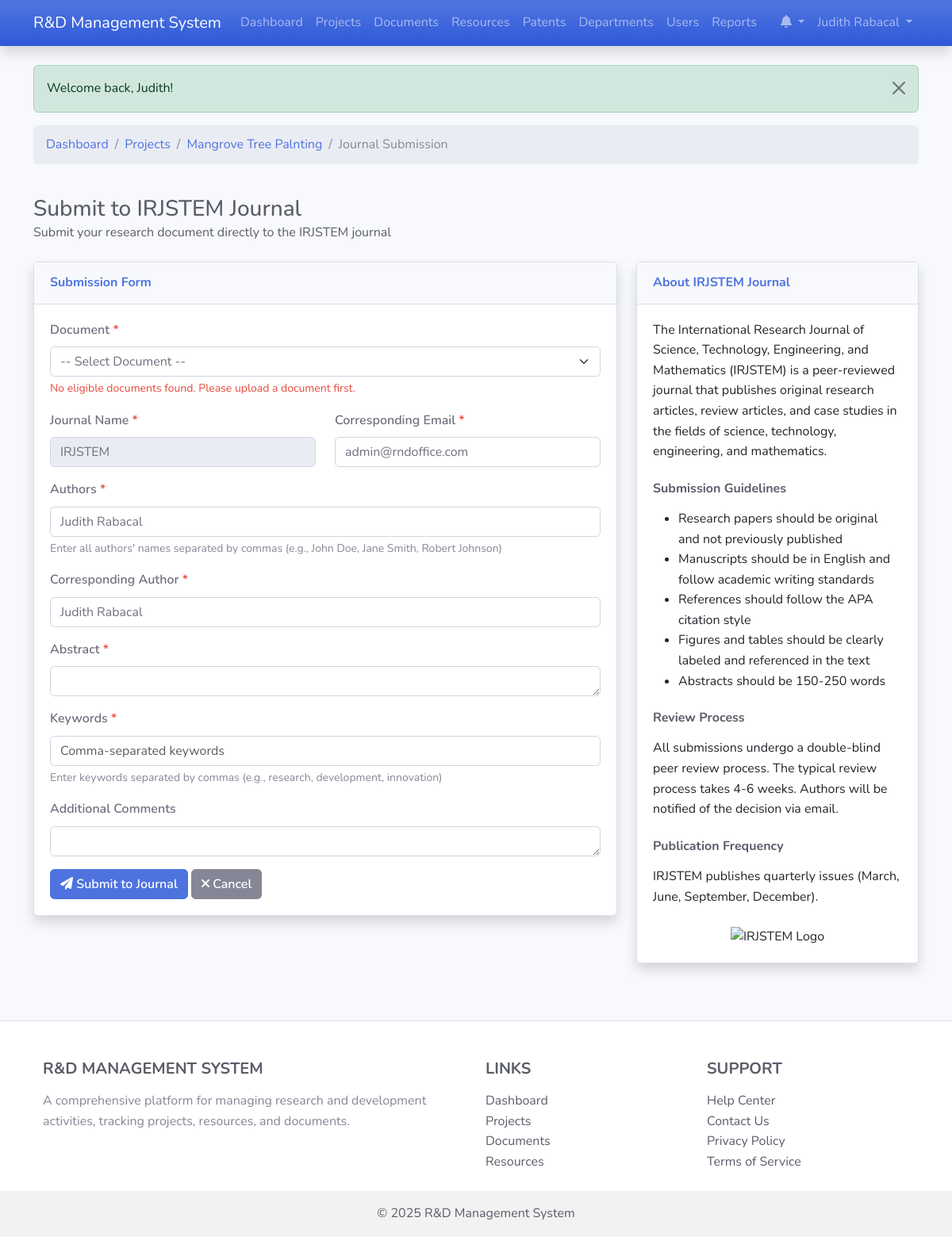
Screenshot of /journal_submission.php?project_id=1 (signed in) with the database file from the repository.
### tables this page shows
CREATE TABLE `users` (
  `id` int(11) NOT NULL,
  `username` varchar(50) NOT NULL,
  `password` varchar(255) NOT NULL,
  `email` varchar(100) NOT NULL,
  `first_name` varchar(50) NOT NULL,
  `last_name` varchar(50) NOT NULL,
  `role_id` int(11) NOT NULL,
  `department_id` int(11) DEFAULT NULL,
  `is_active` tinyint(1) DEFAULT 1,
  `last_login` datetime DEFAULT NULL,
  `created_at` timestamp NOT NULL DEFAULT current_timestamp(),
  `updated_at` timestamp NOT NULL DEFAULT current_timestamp() ON UPDATE current_timestamp()
);

CREATE TABLE `projects` (
  `id` int(11) NOT NULL,
  `title` varchar(100) NOT NULL,
  `description` text DEFAULT NULL,
  `start_date` date DEFAULT NULL,
  `end_date` date DEFAULT NULL,
  `status` enum('planning','in_progress','completed','on_hold','cancelled') DEFAULT 'planning',
  `budget` decimal(15,2) DEFAULT NULL,
  `department_id` int(11) DEFAULT NULL,
  `created_by` int(11) NOT NULL,
  `created_at` timestamp NOT NULL DEFAULT current_timestamp(),
  `updated_at` timestamp NOT NULL DEFAULT current_timestamp() ON UPDATE current_timestamp()
);

### journal_submission.php (the view, shortened to what the rows shown need)
<?php
$projectObj = new Project();
$documentId = isset($_GET['document_id']) ? (int)$_GET['document_id'] : 0;
$document = null;
$projectId = isset($_GET['project_id']) ? (int)$_GET['project_id'] : 0;
$project = null;
if ($projectId > 0) {
    $project = $projectObj->getById($projectId);
}
include 'includes/header.php';
?>
<div class="row mb-4">
    <div class="col-md-12">
        <nav aria-label="breadcrumb">
            <ol class="breadcrumb">
                <?php if ($document): ?>
                    <li class="breadcrumb-item"><a href="documents.php">Documents</a></li>
                    <li class="breadcrumb-item"><a href="document_detail.php?id=<?php echo $document['id']; ?>"><?php echo htmlspecialchars($document['title']); ?></a></li>
                <?php elseif ($project): ?>
                    <li class="breadcrumb-item"><a href="projects.php">Projects</a></li>
                    <li class="breadcrumb-item"><a href="project_detail.php?id=<?php echo $project['id']; ?>"><?php echo htmlspecialchars($project['title']); ?></a></li>
                <?php else: ?>
                    <li class="breadcrumb-item"><a href="documents.php">Documents</a></li>
                <?php endif; ?>
            </ol>
        </nav>
    </div>
</div>
<div class="row mb-4">
    <div class="col-md-12">
        <h1 class="h3 mb-0 text-gray-800">Submit to IRJSTEM Journal</h1>
    </div>
</div>
<div class="row">
    <div class="col-lg-8">
        <div class="card shadow mb-4">
            <div class="card-body">
                <form action="<?php echo htmlspecialchars($_SERVER['PHP_SELF'] . ($document ? '?document_id=' . $documentId : ($project ? '?project_id=' . $projectId : ''))); ?>" method="post" id="journalForm">
                    <div class="row mb-3">
                        <div class="col-md-6">
                            <label for="email" class="form-label">Corresponding Email <span class="text-danger">*</span></label>
                            <input type="email" class="form-control" id="email" name="email" value="<?php echo isset($_POST['email']) ? htmlspecialchars($_POST['email']) : htmlspecialchars($currentUser['email']); ?>" required>
                        </div>
                    </div>
                    <div class="row mb-3">
                        <div class="col-md-12">
                            <label for="authors" class="form-label">Authors <span class="text-danger">*</span></label>
                            <input type="text" class="form-control" id="authors" name="authors" value="<?php echo isset($_POST['authors']) ? htmlspecialchars($_POST['authors']) : htmlspecialchars($currentUser['first_name'] . ' ' . $currentUser['last_name']); ?>" placeholder="Comma-separated list of authors" required>
                            <div class="form-text">
                                Enter all authors' names separated by commas (e.g., John Doe, Jane Smith, Robert Johnson)
                            </div>
                        </div>
                    </div>
                    <div class="row mb-3">
                        <div class="col-md-12">
                            <label for="corresponding_author" class="form-label">Corresponding Author <span class="text-danger">*</span></label>
                            <input type="text" class="form-control" id="corresponding_author" name="corresponding_author" value="<?php echo isset($_POST['corresponding_author']) ? htmlspecialchars($_POST['corresponding_author']) : htmlspecialchars($currentUser['first_name'] . ' ' . $currentUser['last_name']); ?>" required>
                        </div>
                    </div>
                </form>
            </div>
        </div>
    </div>
</div>
<?php
include 'includes/footer.php';
?>

### includes/header.php (shortened to what the rows shown need)
<?php
$isLoggedIn = isset($_SESSION['user_id']);
$currentUser = null;
if ($isLoggedIn) {
    $userObj = new User();
    $currentUser = $userObj->getById($_SESSION['user_id']);
}
?>
<!DOCTYPE html>
<html lang="en">
<head>
    <link href="https://cdn.jsdelivr.net/npm/bootstrap@5.3.0-alpha1/dist/css/bootstrap.min.css" rel="stylesheet">
    <link rel="stylesheet" href="https://cdnjs.cloudflare.com/ajax/libs/font-awesome/6.0.0/css/all.min.css">
    <link rel="stylesheet" href="https://cdn.datatables.net/1.11.5/css/dataTables.bootstrap5.min.css">
    <link rel="stylesheet" href="assets/css/style.css">
</head>
<body>
    <nav class="navbar navbar-expand-lg navbar-dark bg-gradient-primary shadow">
        <div class="container">
            <div class="collapse navbar-collapse" id="navbarNav">
                <ul class="navbar-nav">
                    <?php if ($isLoggedIn): ?>
                        <li class="nav-item dropdown">
                            <a class="nav-link dropdown-toggle" href="#" id="notificationsDropdown" role="button" data-bs-toggle="dropdown" aria-expanded="false">
                                <i class="fas fa-bell"></i>
                            </a>
                        </li>
                        <li class="nav-item dropdown">
                            <a class="nav-link dropdown-toggle" href="#" id="userDropdown" role="button" data-bs-toggle="dropdown" aria-expanded="false">
                                <?php echo htmlspecialchars($currentUser['first_name'] . ' ' . $currentUser['last_name']); ?>
                            </a>
                        </li>
                    <?php endif; ?>
                </ul>
            </div>
        </div>
    </nav>
    <div class="container mt-4">

### rows the page displays
users: first_name+last_name "Judith Rabacal", email "admin@rndoffice.com", authors "Judith Rabacal", corresponding_author "Judith Rabacal"
projects: title "Mangrove Tree Palnting"

### other values shown
$_SESSION['success_message'] "Welcome back, Judith!"
